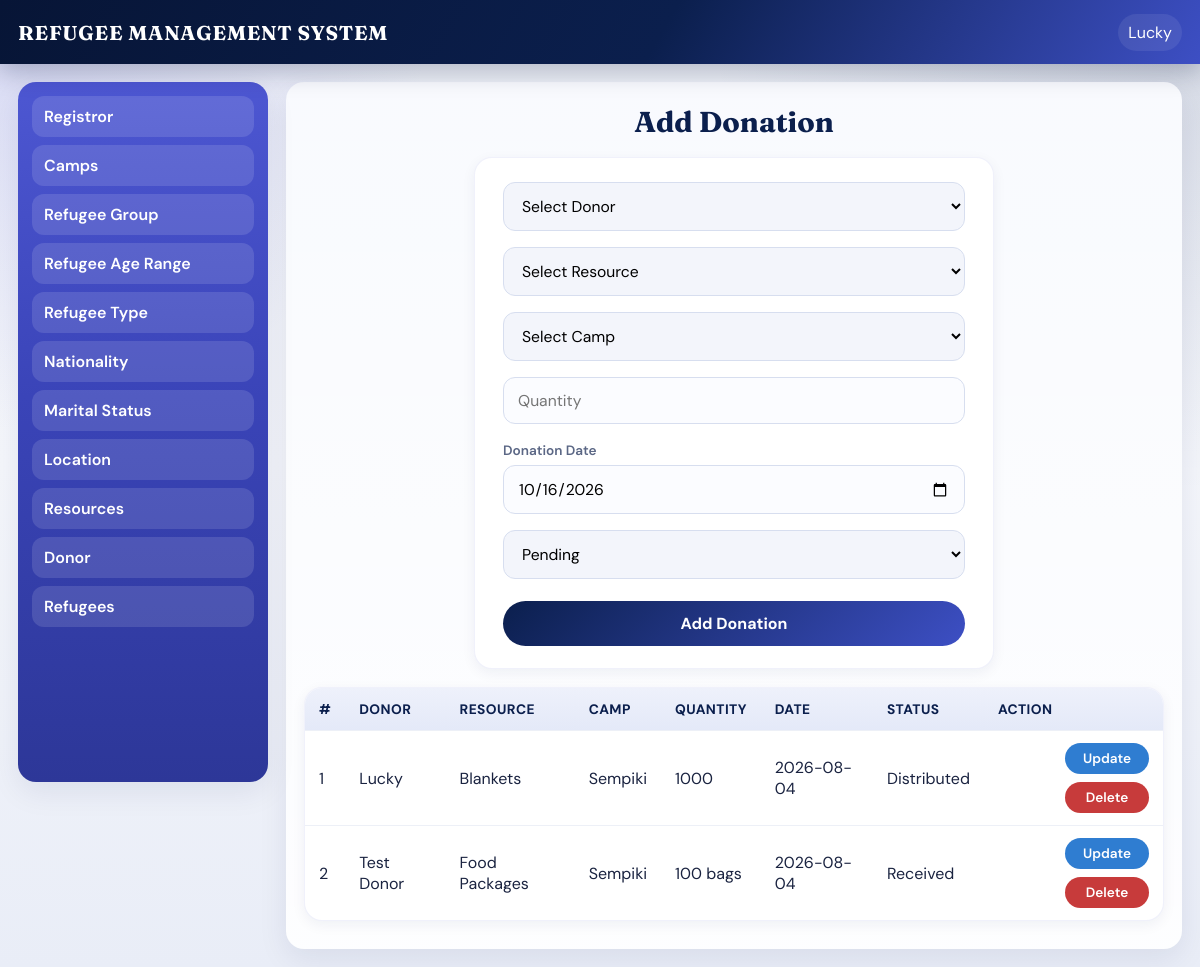
The page /add-donation.php (signed in) on the database its author committed.
### tables this page shows
CREATE TABLE IF NOT EXISTS `donation` (
  `don_id` int NOT NULL AUTO_INCREMENT,
  `d_id` int NOT NULL,
  `res_id` int NOT NULL,
  `quantity` varchar(45) NOT NULL,
  `donation_date` varchar(45) NOT NULL,
  `c_id` int NOT NULL,
  `status` varchar(45) NOT NULL,
  `need_id` int DEFAULT NULL,
  PRIMARY KEY (`don_id`),
  KEY `fk_donation_resources1_idx` (`res_id`),
  KEY `fk_donation_donnor1_idx` (`d_id`),
  KEY `fk_donation_camp1_idx` (`c_id`)
);

CREATE TABLE IF NOT EXISTS `donnor` (
  `d_id` int NOT NULL AUTO_INCREMENT,
  `d_name` varchar(45) NOT NULL,
  `d_contact` varchar(45) NOT NULL,
  `d_email` varchar(45) NOT NULL,
  `n_id` int NOT NULL,
  `password` varchar(45) NOT NULL,
  PRIMARY KEY (`d_id`),
  UNIQUE KEY `d_email_UNIQUE` (`d_email`)
);

CREATE TABLE IF NOT EXISTS `resources` (
  `res_id` int NOT NULL AUTO_INCREMENT,
  `resource` varchar(45) NOT NULL,
  PRIMARY KEY (`res_id`)
);

CREATE TABLE IF NOT EXISTS `camp` (
  `c_id` int NOT NULL AUTO_INCREMENT,
  `campIMG` varchar(45) NOT NULL,
  `c_name` varchar(45) NOT NULL,
  `l_id` int NOT NULL,
  `r_id` int NOT NULL,
  PRIMARY KEY (`c_id`),
  KEY `fk_camp_location_idx` (`l_id`)
);

### add-donation.php (the view, shortened to what this page needs)
<?php include "includes/header.php" ?>
<div class="container">
    <div class="sidebar">
<?php include "includes/sidebar.php"; ?>
    </div>
    <div class="main">
      <h1>Add Donation</h1>
      <div class="form-section">
        <form method="post">
            <select name="donor" required>
                <option value="">Select Donor</option>
            </select>
            <select name="resource" required>
                <option value="">Select Resource</option>
            </select>
            <select name="camp" required>
                <option value="">Select Camp</option>
            </select>
            <input type="text" name="quantity" placeholder="Quantity" required>
            <label>Donation Date</label>
            <input type="date" name="donation_date" value="<?php echo date('Y-m-d'); ?>" required>
            <select name="status" required>
                <option value="Pending">Pending</option>
            </select>
            <input type="submit" name="submit" value="Add Donation" class="btn">
        </form>
      </div>
      <div class="table-section" id="list">
   <table>
        <tr>
          <th>#</th>
          <th>Donor</th>
          <th>Resource</th>
          <th>Camp</th>
          <th>Quantity</th>
          <th>Date</th>
          <th>Status</th>
          <th>Action</th>
        </tr>
        <?php
        $select=mysqli_query($conn,"select donation.*, donnor.d_name, resources.resource, camp.c_name
        from donation
        left join donnor on donation.d_id=donnor.d_id
        left join resources on donation.res_id=resources.res_id
        left join camp on donation.c_id=camp.c_id
        order by donation.don_id desc");
        $count=0;
        while($row=mysqli_fetch_array($select)){
          $count++;
          ?>
<tr>
          <td><?php echo $count; ?></td>
          <td><?php echo htmlspecialchars($row['d_name']); ?></td>
          <td><?php echo htmlspecialchars($row['resource']); ?></td>
          <td><?php echo htmlspecialchars($row['c_name']); ?></td>
          <td><?php echo htmlspecialchars($row['quantity']); ?></td>
          <td><?php echo htmlspecialchars($row['donation_date']); ?></td>
          <td><?php echo htmlspecialchars($row['status']); ?></td>
          <td><div class="actions">
           <a href="update-donation.php?don=<?php echo $row['don_id']; ?>"><div class="edit">Update</div></a>
           <a href="delete-donation.php?don=<?php echo $row['don_id']; ?>" onclick="return confirm('Are you sure you want to delete');"><div class="delete">Delete</div></a>
          </div></td>
        </tr>
          <?php
        }
        ?>
      </table>
</div>
    </div>
</div>
<?php include "includes/footer.php"; ?>

### assets/css/dashboard.css (style rules this page uses)
:root { --navy: #0b1f4d; --navy-deep: #071536; --indigo: #3d4fc4; --indigo-soft: #6a6ae3; --sky: #e8eefc; --surface: #f4f6fb; --card: #ffffff; --text: #1a2340; --muted: #5b6785; --success: #1f8a5b; --danger: #c73b3b; --warn: #2f7dd1; --radius: 14px; --shadow: 0 10px 30px rgba(11, 31, 77, 0.08); --shadow-sm: 0 4px 14px rgba(11, 31, 77, 0.06); --font: "DM Sans", "Segoe UI", sans-serif; --display: "Fraunces", Georgia, serif; }
* { padding: 0; margin: 0; box-sizing: border-box; }
html { scroll-behavior: smooth; }
body { font-family: var(--font); color: var(--text); background: radial-gradient(circle at top left, rgba(106, 106, 227, 0.18), transparent 28%), radial-gradient(circle at top right, rgba(11, 31, 77, 0.12), transparent 32%), linear-gradient(180deg, #eef1f8 0%, var(--surface) 48%, #e9edf7 100%); min-height: 100vh; }
a { color: inherit; }
.container { display: grid; grid-template-columns: 250px 1fr; gap: 18px; padding: 18px; max-width: 1500px; margin: 0 auto; align-items: start; }
.container .sidebar { width: 100%; min-height: calc(100vh - 100px); background: linear-gradient(180deg, #4d57d2 0%, #3a44b8 45%, #2d3798 100%); border-radius: 18px; overflow: hidden; box-shadow: var(--shadow); position: sticky; top: 82px; }
.container .main { width: 100%; min-height: calc(100vh - 100px); border-radius: 18px; text-align: center; background: linear-gradient(180deg, rgba(255, 255, 255, 0.72), rgba(255, 255, 255, 0.92)), var(--sky); box-shadow: var(--shadow); padding: 22px 18px 28px; overflow: auto; }
.main > h1 { font-family: var(--display); font-size: clamp(1.4rem, 2.4vw, 2rem); color: var(--navy); margin-bottom: 18px; }
.form-section { margin: 0 auto 18px; width: min(520px, 100%); background: var(--card); border-radius: 18px; overflow: hidden; box-shadow: var(--shadow-sm); border: 1px solid rgba(61, 79, 196, 0.08); text-align: left; }
.table-section { margin: 18px auto 0; width: min(1100px, 100%); background: var(--card); border-radius: 18px; overflow: auto; box-shadow: var(--shadow-sm); border: 1px solid rgba(61, 79, 196, 0.08); }
.table-section table { width: 100%; border-collapse: collapse; margin: 0; border: 0; }
.table-section table th { text-align: left; background: linear-gradient(180deg, #eef1fb, #e4e9f8); padding: 12px 14px; color: var(--navy); font-size: 0.86rem; letter-spacing: 0.03em; text-transform: uppercase; white-space: nowrap; }
.table-section table td { text-align: left; padding: 12px 14px; border-top: 1px solid #edf0f7; vertical-align: middle; }
.actions { display: flex; flex-wrap: wrap; gap: 8px; justify-content: flex-end; }
.table-section table td .delete, .table-section table td .edit { width: auto; min-width: 84px; padding: 7px 12px; color: #fff; border-radius: 999px; float: none; margin: 0; text-align: center; font-size: 0.85rem; font-weight: 600; display: inline-block; }
.table-section table td .delete { background: var(--danger); }
.table-section table td .edit { background: var(--warn); }
.form-section form { width: 100%; padding: 18px; display: block; }
.form-section form label { display: block; margin: 8px 10px 0; font-size: 0.85rem; color: var(--muted); font-weight: 600; }
.form-section form input, .form-section form textarea, .form-section form select { width: calc(100% - 20px); margin: 6px 10px 10px; padding: 12px 14px; border-radius: 12px; outline: none; border: 1px solid #d7deef; background: #fbfcff; font-family: var(--font); font-size: 0.98rem; transition: border-color 0.2s ease, box-shadow 0.2s ease; }
.form-section form select { background: #f3f5fb; }
.form-section form .btn { background: linear-gradient(135deg, var(--navy), var(--indigo)); color: #fff; padding: 12px 16px; border: none; border-radius: 999px; text-align: center; font-family: var(--font); font-size: 1rem; font-weight: 700; width: calc(100% - 20px); margin: 12px 10px 4px; }

### rows shown on the page
donation: d.d_name "Lucky", res.resource "Blankets", c.c_name "Sempiki", quantity "1000", donation_date "2026-08-04", status "Distributed"
donation: d.d_name "Test Donor", res.resource "Food Packages", c.c_name "Sempiki", quantity "100 bags", donation_date "2026-08-04", status "Received"

### other values the page prints
$_SESSION['name'] "Lucky"
